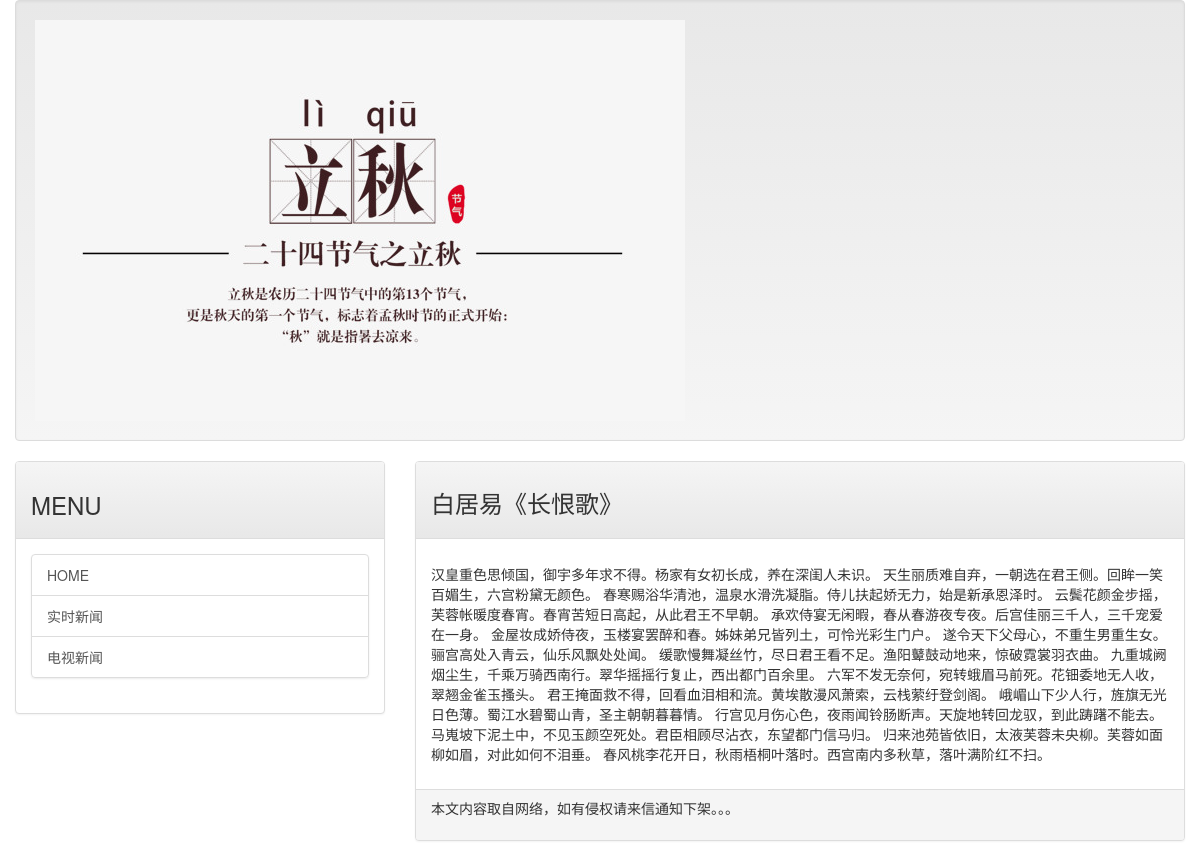
Screenshot of /post/baijy01 with the database file from the repository.
### mainsite/models.py (models this page shows, shortened)
class Post(models.Model):
    title = models.CharField(max_length=200)
    slug = models.CharField(max_length=200)
    body = models.TextField()
    pub_date = models.DateTimeField(default=timezone.now)
    class Meta:
        ordering = ('-pub_date',)

### mainsite/views.py (the view)
# urls.py: url(r'^post/(\w+)$', views.showpost),
def showpost(request, slug):
    template = get_template('post.html')
    try:
        post = models.Post.objects.get(slug=slug)
        if post != None:
            html = template.render(locals())
            return HttpResponse(html)
    except:
        return redirect('/')

### templates/post.html (shortened to what this page needs)
{% extends 'base.html' %}
{% load markdown_deux_tags %}
{% block headmessage %}
    <h3 style='font-family:微软雅黑;'>{{ post.title }}</h3>
{% endblock %}
{% block content %}
    <p style='font-family:微软雅黑;font-size:12pt;letter-spacing:2pt;'>
        {{ post.body | markdown }}
    </p>
{% endblock %}

### rows the page displays
Post: title "白居易《长恨歌》", body "汉皇重色思倾国，御宇多年求不得。杨家有女初长成，养在深闺人未识。 天生丽质难自弃，一朝选在君王侧。回眸一笑百媚生，六宫粉黛无颜色。 春寒赐浴华清池，温泉水滑洗凝脂。侍儿扶起娇无力，始是新承恩泽时。 云鬓花颜金步摇，芙蓉帐暖度春宵。春宵苦短日高起，从此君王不早朝。 承欢侍宴无闲暇，春从春游夜专夜。后宫佳丽三千人，三千宠爱在一身。 金屋妆成娇侍夜，玉楼宴罢醉和春。姊妹弟兄皆列土，可怜光彩生门户。 遂令天下父母心，不重生男重生女。骊宫高处入青云，仙乐风飘处处闻。 缓歌慢舞凝丝竹，尽日君王看不足。渔阳鼙鼓动地来，惊破霓裳羽衣曲。 九重城阙烟尘生，千乘万骑西南行。翠华摇摇行复止，西出都门百余里。 六军不发无奈何，宛转蛾眉马前死。花钿委地无人收，翠翘金雀玉搔头。 君王掩面救不得，回看血泪相和流。黄埃散漫风萧索，云栈萦纡登剑阁。 峨嵋山下少人行，旌旗无光日色薄。蜀江水碧蜀山青，圣主朝朝暮暮情。 行宫见月伤心色，夜雨闻铃肠断声。天旋地转回龙驭，到此踌躇不能去。 马嵬坡下泥土中，不见玉颜空死处。君臣相顾尽沾衣，东望都门信马归。 归来池苑皆依旧，太液芙蓉未央柳。芙蓉如面柳如眉，对此如何不泪垂。 春风桃李花开日，秋雨梧桐叶落时。西宫南内多秋草，落叶满阶红不扫。"
